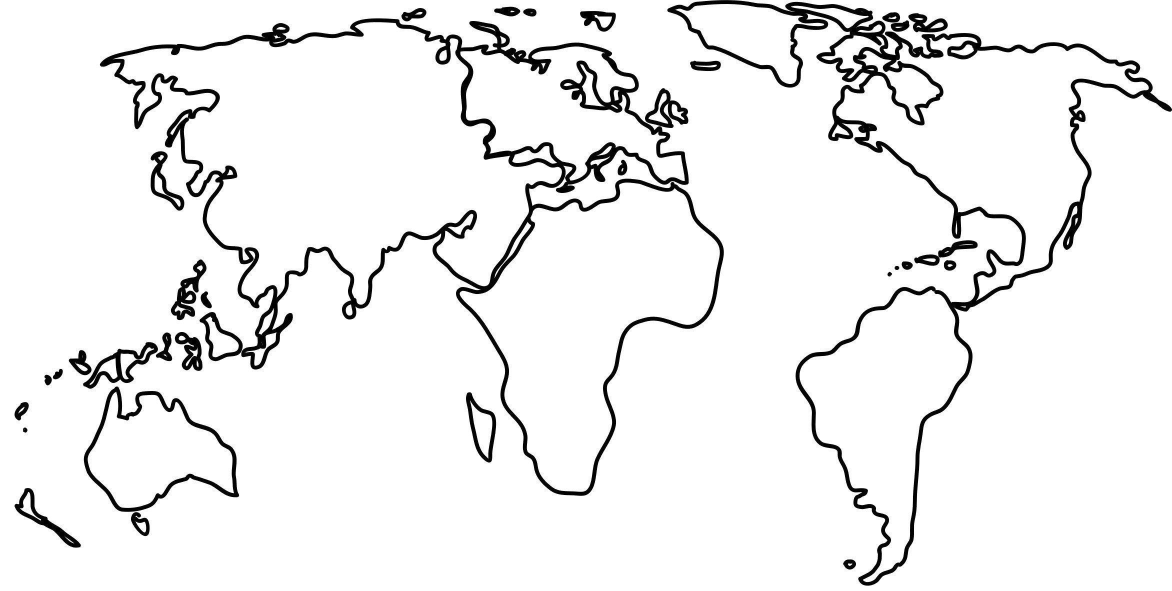
#> input picture projects/worldmap.jpg, 2344 x 1182 px (shown at 1/2 size)
$ python ShowQuadtree.py
#> lines starting #> are read from the running program, lines starting #| are printed output that depends on the picture
### projects/quadtree.py
import numpy as np
import math
class Point:
    """A point located at (x,y) in 2D space. Each Point object may be associated with a payload object."""

    def __init__(self, x, y, payload=None):
        self.x, self.y = x, y
        self.payload = payload

    def __repr__(self):
        return '{}: {}'.format(str((self.x, self.y)), repr(self.payload))
    def __str__(self):
        return 'P({:.6f}, {:.6f})'.format(self.x, self.y)

    # [6 lines left out: function distance_to, not called in this run]

class Rect:
    """A rectangle centred at (cx, cy) with width w and height h."""

    def __init__(self, cx, cy, w, h):
        self.cx, self.cy = cx, cy
        self.w, self.h = w, h
        self.west_edge, self.east_edge = cx - w/2, cx + w/2
        self.north_edge, self.south_edge = cy - h/2, cy + h/2

    def __repr__(self):
        return str((self.west_edge, self.east_edge, self.north_edge,
                self.south_edge))

    def __str__(self):
        return '({:.6f}, {:.6f}, {:.6f}, {:.6f})'.format(self.west_edge,
                    self.north_edge, self.east_edge, self.south_edge)

    def contains(self, point):
        """Is point (a Point object or (x,y) tuple) inside this Rect?"""

        try:
            point_x, point_y = point.x, point.y
        except AttributeError:
            point_x, point_y = point

        return (point_x >= self.west_edge and point_x <  self.east_edge and point_y >= self.north_edge and point_y < self.south_edge)

    # [6 lines left out: function intersects, not called in this run]

    def draw(self, ax, c='k', lw=0.2, **kwargs):
        x1, y1 = self.west_edge, self.north_edge
        x2, y2 = self.east_edge, self.south_edge
        ax.plot([x1,x2,x2,x1,x1],[y1,y1,y2,y2,y1], c=c, lw=lw, **kwargs)


class QuadTree:
    """A class implementing a quadtree."""

    def __init__(self, boundary, max_points=4, depth=0):
        """Initialize this node of the quadtree.

        boundary is a Rect object defining the region from which points are
        placed into this node; max_points is the maximum number of points the
        node can hold before it must divide (branch into four more nodes);
        depth keeps track of how deep into the quadtree this node lies.

        """

        self.boundary = boundary
        self.max_points = max_points
        self.points = []
        self.depth = depth
        # A flag to indicate whether this node has divided (branched) or not.
        self.divided = False
        self.nrx = 0.0
        self.nry = 0.0
        self.tcoorx = 0.0
        self.tcoory = 0.0

    # [10 lines left out: function __str__, not called in this run]

    def divide(self):
        # Divide (branch) this node by spawning four children nodes.#

        cx, cy = self.boundary.cx, self.boundary.cy
        w, h = self.boundary.w / 2, self.boundary.h / 2
        # The boundaries of the four children nodes are "northwest",
        # "northeast", "southeast" and "southwest" quadrants within the
        # boundary of the current node.
        self.nw = QuadTree(Rect(cx - w/2, cy - h/2, w, h),
                                    self.max_points, self.depth + 1)
        self.ne = QuadTree(Rect(cx + w/2, cy - h/2, w, h),
                                    self.max_points, self.depth + 1)
        self.se = QuadTree(Rect(cx + w/2, cy + h/2, w, h),
                                    self.max_points, self.depth + 1)
        self.sw = QuadTree(Rect(cx - w/2, cy + h/2, w, h),
                                    self.max_points, self.depth + 1)
        self.divided = True

    def insert(self, point):
        # Try to insert Point point into this QuadTree.

        if not self.boundary.contains(point):
            # The point does not lie inside boundary: bail.
            return False
        if len(self.points) < self.max_points:
            # There's room for our point without dividing the QuadTree.
            self.points.append(point)
            return True

        # No room: divide if necessary, then try the sub-quads.
        if not self.divided:
            self.divide()

        return (self.ne.insert(point) or
                self.nw.insert(point) or
                self.se.insert(point) or
                self.sw.insert(point))

    # [63 lines left out: functions query, query_circle, query_radius, __len__, not called in this run]

    def draw(self, ax):
    #Draw a representation of the quadtree on Matplotlib Axes ax

        self.boundary.draw(ax)
        if self.divided:
            self.nw.draw(ax)
            self.ne.draw(ax)
            self.se.draw(ax)
            self.sw.draw(ax)


    # [39 lines left out: functions true_coors, switch, not called in this run]

### projects/ShowQuadtree.py
from tkinter import *
import numpy as np
from matplotlib.backends.backend_tkagg import (FigureCanvasTkAgg, NavigationToolbar2Tk)
import matplotlib.pyplot as plt
from quadtree import Point, Rect, QuadTree
import tkinter as tk

# Top level window or the first window
frame = Tk()
frame.title("Enter location")
frame.geometry('500x320')
lbl = tk.Label(frame, text = "")
lbl2 = tk.Label(frame, text = "")

DPI = 100
np.random.seed()

width, height = 360, 180
N = 700


coords = np.random.randn(N, 2) * height/3 + (width/2, height/2)
points = [Point(*coord) for coord in coords]

domain = Rect(width/2, height/2, width, height)
qtree = QuadTree(domain, 1)
for point in points:
    qtree.insert(point)


fig = plt.figure(figsize=(700/DPI, 500/DPI), dpi=DPI)
ax = plt.subplot()
ax.set_xlim(0, width)
ax.set_ylim(0, height)

# this reads the image and then prints it
img = plt.imread("worldmap.jpg")
#> img is the input picture: shape (1182, 2344, 3); min 0, max 255, mean 238.8
ax.imshow(img, extent=[360, 38,160,10])
qtree.draw(ax)

ax.scatter([p.x for p in points], [p.y for p in points], s=4)
ax.set_xticks([])
ax.set_yticks([])

# Second window
# [77 lines left out: function openWindow, not called in this run]


lbl2.config(text = "Enter your Longitude: ")
choice1 = Entry(frame, width= 40)

lbl.config(text = "Enter your Latitude: ")
choice2 = Entry(frame, width= 40)

exitButton = tk.Button(frame, text="Quit", command = frame.quit)
createMap = tk.Button(frame, text="Show Nearest Rides", command = openWindow)

lbl2.pack(pady=10)
choice1.pack(pady=10)
lbl.pack(pady=10)
choice2.pack(pady=10)
createMap.pack(pady=30)
exitButton.pack()
frame.mainloop()
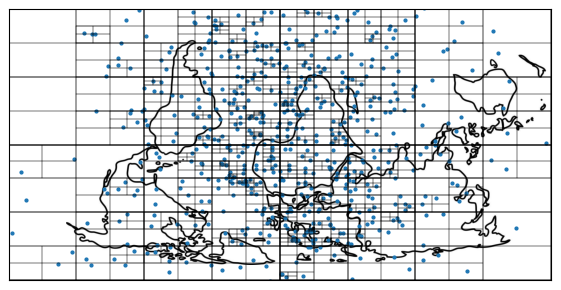
#> figure drawn by matplotlib, 1 panel
